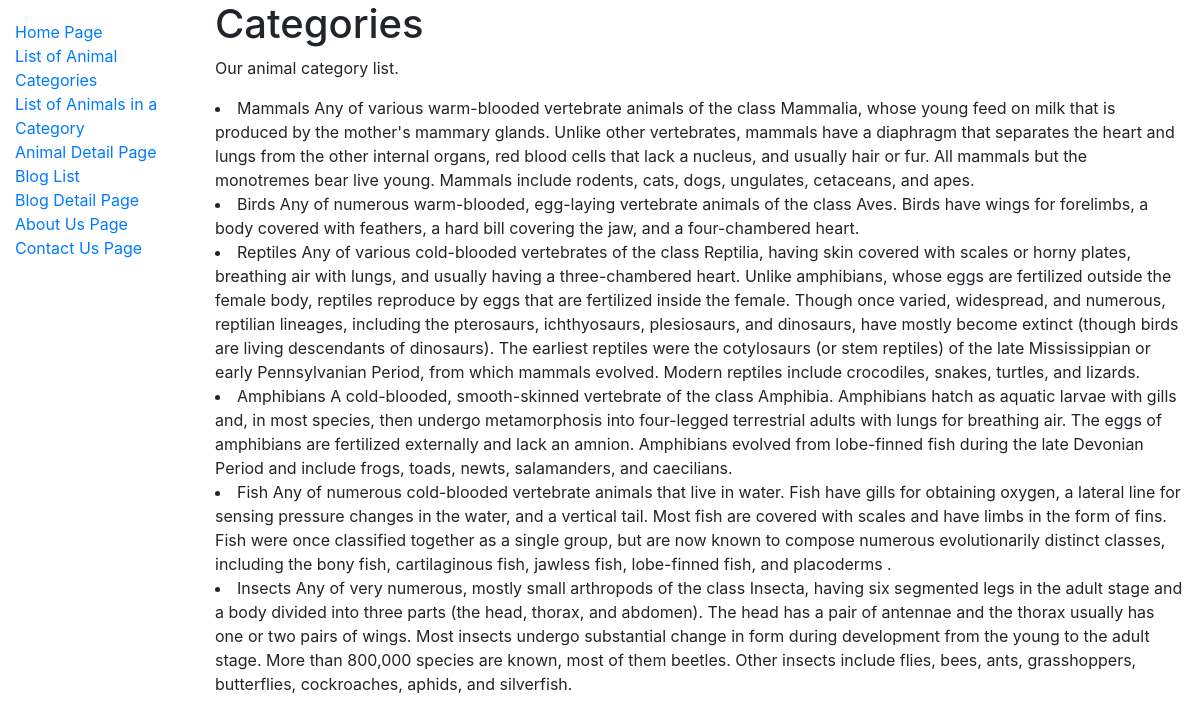
The app's page /animals/categories/ with its own data.
### animals/models.py (models this page shows)
class AnimalCategory(models.Model):
    name = models.CharField('Name of animal category',max_length=200)
    description = models.TextField('Description of animal category',max_length=1000)
    def __str__(self):
        return self.name

### animals/views.py (the view)
# urls.py: path('categories/', views.animal_categories, name='animal_categories'),
def animal_categories(request):
    animal_categories = AnimalCategory.objects.all()
    context = {
        'animal_categories': animal_categories
    }
    print(animal_categories)
    return render(request, 'animal_categories.html', context=context)

### templates/animal_categories.html
{% extends "base.html" %}
{% block content %}
  <h1>Categories</h1>
  <p>Our animal category list.</p>
  {% for a in animal_categories %}
    <li>{{a.name}} {{a.description}}</li>
    {% endfor %}
{% endblock %}

### templates/base.html (shortened to what this page needs)
<!DOCTYPE html>
<html lang="en">
<head>
  <link rel="stylesheet" href="https://stackpath.bootstrapcdn.com/bootstrap/4.1.3/css/bootstrap.min.css">
  {% load static %}
  <link rel="stylesheet" href="{% static 'css/styles.css' %}">
</head>
<body>
  <div class="container-fluid">
    <div class="row">
      <div class="col-sm-2">
      {% block sidebar %}
        <ul class="sidebar-nav">
          <li><a href="{% url 'index' %}">Home Page</a></li>
          <li><a href="">List of Animal Categories</a></li>
          <li><a href="">List of Animals in a Category</a></li>
            <li><a href="">Animal Detail Page</a></li>
          <li><a href="">Blog List</a></li>
          <li><a href="">Blog Detail Page</a></li>
          <li><a href="">About Us Page</a></li>
          <li><a href="">Contact Us Page</a></li>
        </ul>
     {% endblock %}
      </div>
      <div class="col-sm-10 ">{% block content %}{% endblock %}</div>
    </div>
  </div>
</body>
</html>

### static/css/styles.css (style rules this page uses)
.sidebar-nav { margin-top: 20px; padding: 0; list-style: none; }

### records on screen
AnimalCategory: name "Mammals", description "Any of various warm-blooded vertebrate animals of the class Mammalia, whose young feed on milk that is produced by the mother's mammary glands. Unlike other vertebrates, mammals have a diaphragm that separates the heart and lungs from the other internal organs, red blood cells that lack a nucleus, and usually hair or fur. All mammals but the monotremes bear live young. Mammals include rodents, cats, dogs, ungulates, cetaceans, and apes."
AnimalCategory: name "Birds", description "Any of numerous warm-blooded, egg-laying vertebrate animals of the class Aves. Birds have wings for forelimbs, a body covered with feathers, a hard bill covering the jaw, and a four-chambered heart."
AnimalCategory: name "Reptiles", description "Any of various cold-blooded vertebrates of the class Reptilia, having skin covered with scales or horny plates, breathing air with lungs, and usually having a three-chambered heart. Unlike amphibians, whose eggs are fertilized outside the female body, reptiles reproduce by eggs that are fertilized inside the female. Though once varied, widespread, and numerous, reptilian lineages, including the pterosaurs, ichthyosaurs, plesiosaurs, and dinosaurs, have mostly become extinct (though birds are living descendants of dinosaurs). The earliest reptiles were the cotylosaurs (or stem reptiles) of the late Mississippian or early Pennsylvanian Period, from which mammals evolved. Modern reptiles…"
AnimalCategory: name "Amphibians", description "A cold-blooded, smooth-skinned vertebrate of the class Amphibia. Amphibians hatch as aquatic larvae with gills and, in most species, then undergo metamorphosis into four-legged terrestrial adults with lungs for breathing air. The eggs of amphibians are fertilized externally and lack an amnion. Amphibians evolved from lobe-finned fish during the late Devonian Period and include frogs, toads, newts, salamanders, and caecilians."
AnimalCategory: name "Fish", description "Any of numerous cold-blooded vertebrate animals that live in water. Fish have gills for obtaining oxygen, a lateral line for sensing pressure changes in the water, and a vertical tail. Most fish are covered with scales and have limbs in the form of fins. Fish were once classified together as a single group, but are now known to compose numerous evolutionarily distinct classes, including the bony fish, cartilaginous fish, jawless fish, lobe-finned fish, and placoderms ."
AnimalCategory: name "Insects", description "Any of very numerous, mostly small arthropods of the class Insecta, having six segmented legs in the adult stage and a body divided into three parts (the head, thorax, and abdomen). The head has a pair of antennae and the thorax usually has one or two pairs of wings. Most insects undergo substantial change in form during development from the young to the adult stage. More than 800,000 species are known, most of them beetles. Other insects include flies, bees, ants, grasshoppers, butterflies, cockroaches, aphids, and silverfish."
